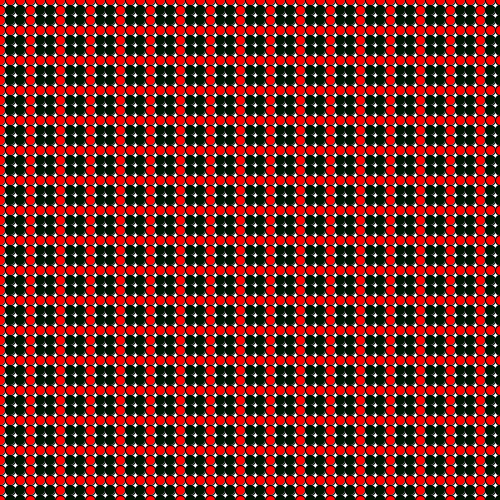
Frame 1 (no input)
Frame 60 (the mouse pressed at the canvas centre just before this capture): identical to frame 1, image omitted
Frame 120 (the mouse held since frame 60 and released just before this capture): identical to frame 1, image omitted

The Processing sketch that drew this single still picture (run headless with seeded random() and noise(); from frame 60 on, the mouse is pressed at the canvas centre):

// Processing sketch: forLoop_biDimensional_modulo
// ── forLoop_biDimensional_modulo.pde
int mod = 3;

void setup() {
  size(500, 500);
}

void draw() {
 

  background(255);
  for (int x=0; x<width; x++) {
    for (int y=0; y<height; y++) {
      if (x%mod==0 || y%mod==0) {
        fill(255, 0, 0);
      } else {
        fill(0, 20, 0);
      }
      ellipse(x*10, y*10, 10, 10);
    }
  }
}

void keyPressed(){
 if(keyCode==RIGHT){
  mod ++;
 }
 if(keyCode==LEFT&&mod>0){
  mod--; 
 }
 println(mod);
}
